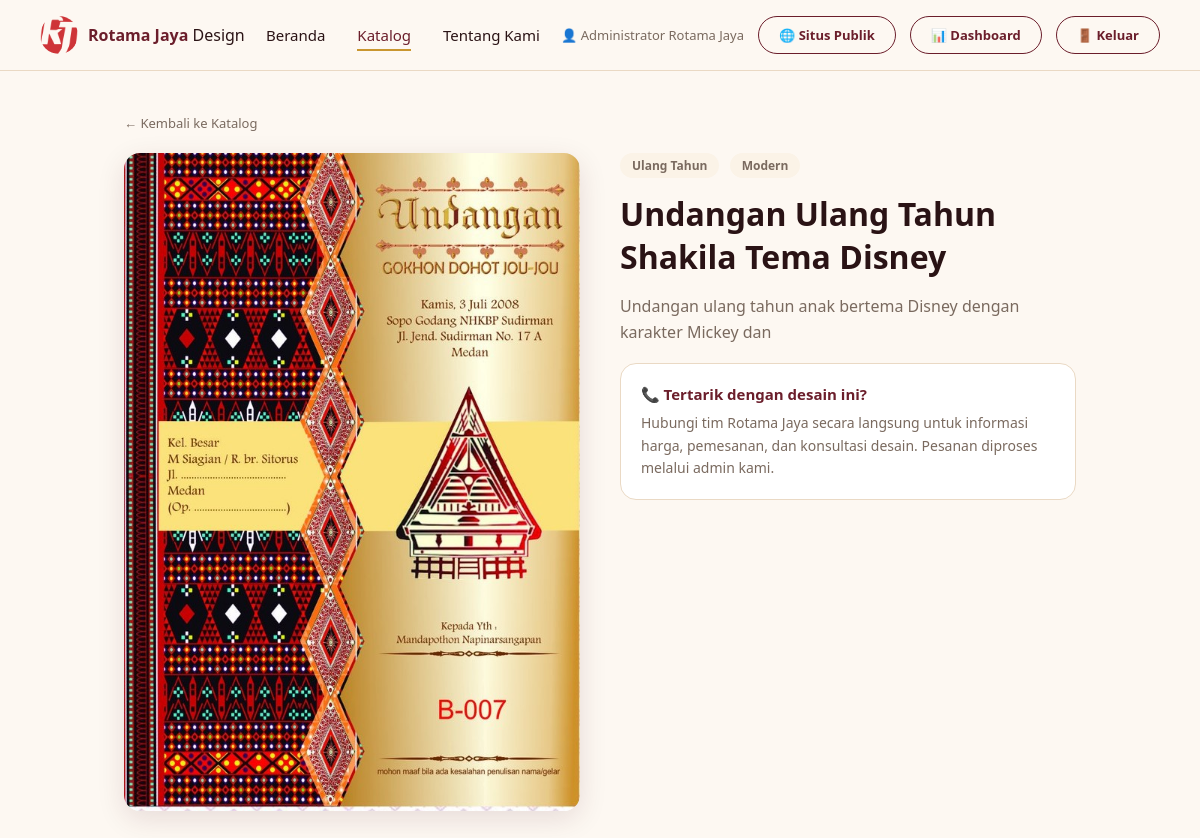
The app's page /detail_desain.php?id=30 (signed in) with its own data.
### tables this page shows
CREATE TABLE desain_undangan (
    id_desain INT AUTO_INCREMENT PRIMARY KEY,
    id_kategori INT,
    tema ENUM('elegan','floral','modern','minimalis','islami','adat_batak') NULL,
    judul_desain VARCHAR(150) NOT NULL,
    deskripsi_desain TEXT,
    kata_kunci TEXT COMMENT 'Sumber teks untuk TF-IDF',
    nama_file_gambar VARCHAR(255) NOT NULL COMMENT 'Path gambar pratinjau publik',
    nama_file_webp VARCHAR(255) NULL COMMENT 'Path versi WebP terkompresi untuk web',
    nama_file_produksi VARCHAR(255) COMMENT 'Path file PSD/CDR, khusus admin',
    status_proses ENUM('diproses','siap','gagal') NOT NULL DEFAULT 'siap' COMMENT 'Status pemrosesan fitur AI untuk desain',
    vektor_fitur_cnn LONGTEXT COMMENT 'Vektor fitur CNN MobileNetV2 (JSON array)',
    vektor_fitur_tfidf LONGTEXT COMMENT 'Vektor fitur TF-IDF (JSON array)',
    diunggah_oleh INT,
    dibuat_pada DATETIME DEFAULT CURRENT_TIMESTAMP,
    INDEX idx_desain_dibuat_pada (dibuat_pada),
    INDEX idx_desain_kategori_dibuat_pada (id_kategori, dibuat_pada),
    FOREIGN KEY (id_kategori) REFERENCES kategori_desain(id_kategori),
    FOREIGN KEY (diunggah_oleh) REFERENCES admin(id_admin)
);

CREATE TABLE kategori_desain (
    id_kategori INT AUTO_INCREMENT PRIMARY KEY,
    nama_kategori VARCHAR(50) NOT NULL
);

### koneksi_database.php (called while the page is built, shortened)
<?php
function url_aset(string $path): string
{
    $path = ltrim($path, '/');
    $path_lokal = __DIR__ . '/' . str_replace('/', DIRECTORY_SEPARATOR, $path);
    $versi = is_file($path_lokal) ? (string) filemtime($path_lokal) : '1';
    return BASE_URL . '/' . $path . '?v=' . rawurlencode($versi);
}
function url_gambar_desain(?string $nama_file, ?string $nama_file_webp = null): string
{
    $nama_file = basename(trim((string) $nama_file));
    $nama_file_webp = $nama_file_webp ? basename(trim((string) $nama_file_webp)) : null;
    return BASE_URL . '/assets/img/contoh_desain_1.jpg';
}

### detail_desain.php (the view, shortened to what this page needs)
<?php
require_once __DIR__ . '/koneksi_database.php';
$id_desain = (int) ($_GET['id'] ?? 0);
$stmt = $koneksi->prepare(
    "SELECT d.id_desain, d.tema, d.judul_desain, d.deskripsi_desain, d.nama_file_gambar, d.nama_file_webp,
            k.nama_kategori
     FROM desain_undangan d
     LEFT JOIN kategori_desain k ON k.id_kategori = d.id_kategori
     WHERE d.id_desain = ?"
);
$stmt->execute([$id_desain]);
$desain = $stmt->fetch();
?>
<!DOCTYPE html>
<html lang="id">
<head>
<link rel="stylesheet" href="<?= htmlspecialchars(url_aset('assets/css/gaya.css'), ENT_QUOTES, 'UTF-8') ?>">
</head>
<body>
<?php include __DIR__ . '/includes/navigasi.php'; ?>
<div class="isi-detail">
  <a href="<?= BASE_URL ?>/katalog.php" style="font-size:13px;color:var(--warna-teks-sekunder);text-decoration:none;">&larr; Kembali ke Katalog</a>
  <div class="grid-detail" style="margin-top:20px;">
    <div class="galeri-utama">
      <img src="<?= htmlspecialchars(url_gambar_desain($desain['nama_file_gambar'], $desain['nama_file_webp'] ?? null)) ?>" alt="<?= htmlspecialchars($desain['judul_desain']) ?>" decoding="async">
    </div>
    <div>
      <?php if ($desain['nama_kategori']): ?><span class="lencana-tema"><?= htmlspecialchars($desain['nama_kategori']) ?></span><?php endif; ?>
      <?php if ($desain['tema']): ?><span class="lencana-tema"><?= htmlspecialchars(ucwords(str_replace('_', ' ', $desain['tema']))) ?></span><?php endif; ?>
      <h1 style="margin:14px 0 6px;"><?= htmlspecialchars($desain['judul_desain']) ?></h1>
      <p style="color:var(--warna-teks-sekunder);line-height:1.6;"><?= nl2br(htmlspecialchars($desain['deskripsi_desain'] ?: 'Tidak ada deskripsi tambahan untuk desain ini.')) ?></p>
      <div style="margin-top:18px;background:#fff;border:1px solid var(--warna-batas);border-radius:var(--radius-lembut);padding:20px;">
        <p style="font-size:15px;font-weight:600;color:var(--warna-utama);margin:0 0 8px;">📞 Tertarik dengan desain ini?</p>
        <p style="font-size:14px;color:var(--warna-teks-sekunder);line-height:1.6;margin:0;">
          Hubungi tim Rotama Jaya secara langsung untuk informasi harga, pemesanan, dan konsultasi desain.
          Pesanan diproses melalui admin kami.
        </p>
      </div>
    </div>
  </div>
</div>
</body>
</html>

### assets/css/gaya.css (style rules this page uses)
:root { --warna-latar: #FDF8F2; --warna-latar-alt: #FBF3E7; --warna-utama: #6B1E2B; --warna-utama-tua: #4A1420; --warna-utama-langit: #8C2E3D; --warna-aksen-emas: #C9962F; --warna-teks-utama: #2A1315; --warna-teks-sekunder: #7A6A5F; --warna-batas: #EAD9C4; --bayangan-lembut: 0 4px 16px rgba(74, 20, 32, 0.08); --bayangan-sedang: 0 8px 28px rgba(74, 20, 32, 0.12); --bayangan-timbul: 0 14px 34px rgba(201, 150, 47, 0.30); --radius-lembut: 16px; --transisi-halus: all 0.25s cubic-bezier(0.4, 0, 0.2, 1); }
* { box-sizing: border-box; }
body { background: var(--warna-latar); color: var(--warna-teks-utama); font-family: 'Segoe UI', system-ui, sans-serif; margin: 0; }
:root { --admin-sidebar-lebar: 230px; --admin-navy: #1B2438; --admin-navy-tua: #141B2C; --admin-teks-redup: #8B93A7; --admin-biru: #2F6FED; --admin-hijau: #16A34A; --admin-oranye: #D97706; --admin-merah: #DC2626; }

### detail_desain.php (style rules this page uses)
.isi-detail { max-width: 1000px; margin: 0 auto; padding: 40px 24px 60px; }
.grid-detail { display: grid; grid-template-columns: 1fr 1fr; gap: 40px; align-items: start; }
.galeri-utama img { width: 100%; border-radius: var(--radius-lembut); box-shadow: var(--bayangan-sedang); }
.lencana-tema { display:inline-block; background: var(--warna-latar-alt); color: var(--warna-teks-sekunder); padding: 4px 12px; border-radius: 999px; font-size: 12px; font-weight: 600; margin-right: 6px; }

### records on screen
desain_undangan: id_kategori.nama_kategori "Ulang Tahun", tema "Modern", judul_desain "Undangan Ulang Tahun Shakila Tema Disney", deskripsi_desain "Undangan ulang tahun anak bertema Disney dengan karakter Mickey dan"

### other values on screen
$_SESSION['nama_admin'] "Administrator Rotama Jaya"
